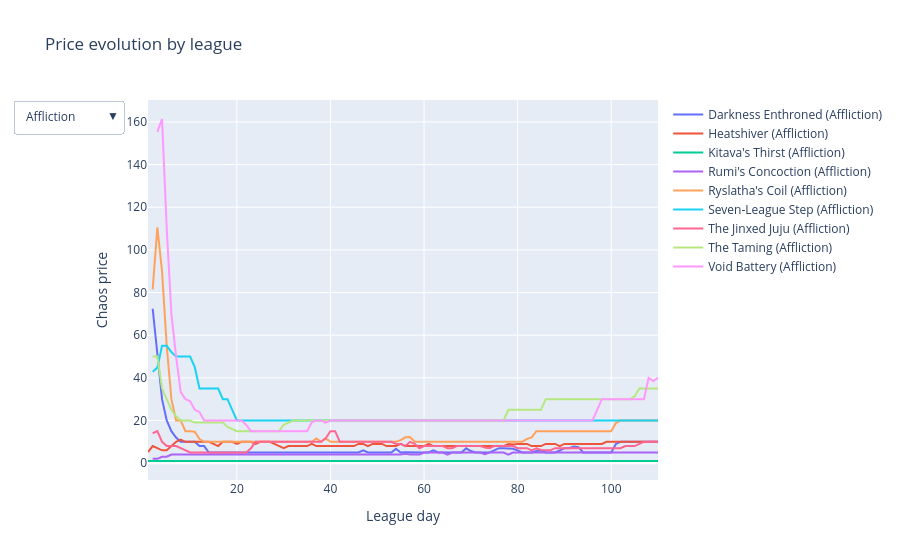

Source (notebook cell):
### Code cell
#price evolution for cheap segment
plot_segment(selected_data, cheap_items)
